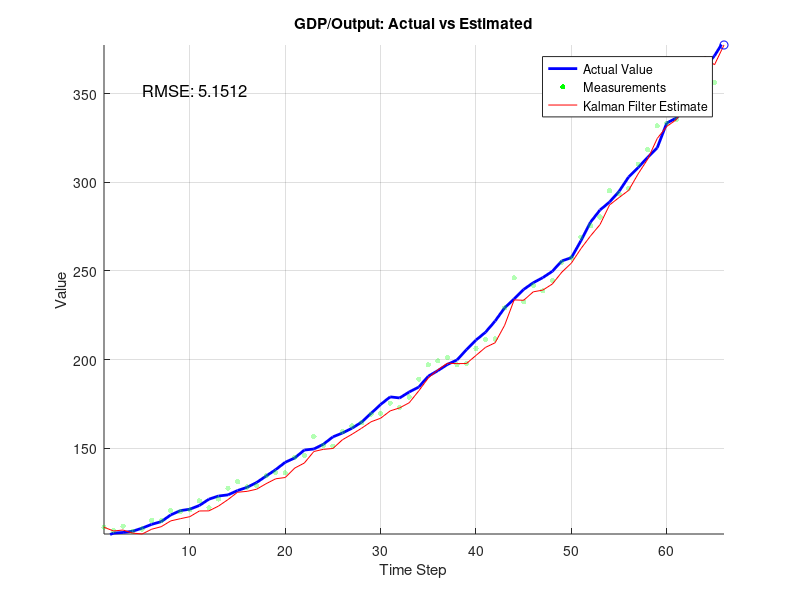

Source code (MATLAB): (Note: this script raises an error after producing the figure.)
% Unscented Kalman Filter (UKF) for Economic Tracking with Comet Plot Animation
clear; clc;close all;

% Read the CSV and Excel files
try
    % Import data using readtable for CSV files and readmatrix for Excel
    depreciation_data = readtable('Y0000C1Q027SBEA.csv');
    savings_data = readtable('PSAVERT.csv');
    labour_data = readtable('LFACTTTTUSM647S.csv');
    labour_growth_data = readtable('LABOUR_GROWTH_RATE.xlsx');
    output_data = readtable('GDPC1.csv');
    productivity_data = readtable('RTFPNAUSA632NRUG.csv');
    capital_data = readtable('RKNANPUSA666NRUG.csv');
    
    % Extract the last columns (values) - taking only the first 66 rows
    depreciation = depreciation_data{1:66, end};
    savings = savings_data{1:66, end};
    labour = labour_data{1:66, end};
    labour_growth = labour_growth_data{1:66, end};
    output = output_data{1:66, end};
    productivity = productivity_data{1:66, end};
    capital = capital_data{1:66, end};
    
    % Number of time steps
    N = 66;
    
    % Assemble all variables into a combined state vector
    % State vector: [output, labour, capital, depreciation, savings, productivity, labour_growth]
    x_true = [output, labour, capital, depreciation, savings, productivity, labour_growth]';
    
    % Create measurements with some noise
    rng(42); % Set random seed for reproducibility
    noise_level = 0.02; % 2% noise
    z_meas = x_true .* (1 + noise_level * randn(size(x_true)));
    
    disp('Successfully loaded CSV files.');
    
catch
    % If files not found or error reading, create simulated data
    disp('Error reading CSV files. Using simulated data instead.');
    
    % Simulation parameters
    N = 66;
    
    % Initial state values
    initial_state = [100; 50; 200; 0.1; 8; 1; 0.02]; 
    % [Output, Labour, Capital, Depreciation, Savings, Productivity, Labour Growth]
    
    % Create simulated data
    x_true = zeros(7, N);
    x_true(:,1) = initial_state;
    
    % Simple simulation model
    for k = 2:N
        % Simple economic model with some random growth/fluctuation
        growth_factors = [0.02; 0.01; 0.015; 0.001; 0.005; 0.01; 0.002];
        noise_factors = [0.01; 0.005; 0.008; 0.002; 0.01; 0.005; 0.001];
        
        growth_rate = noise_factors .* randn(7,1) + growth_factors;
        x_true(:,k) = x_true(:,k-1) .* (1 + growth_rate);
    end
    
    % Create noisy measurements
    z_meas = x_true .* (1 + 0.02 * randn(size(x_true)));
end

% Normalize data to avoid numerical issues
x_mean = mean(x_true, 2);
x_std = std(x_true, 0, 2);

x_true_norm = zeros(size(x_true));
z_meas_norm = zeros(size(z_meas));

for i = 1:size(x_true, 1)
    x_true_norm(i,:) = (x_true(i,:) - x_mean(i)) / x_std(i);
    z_meas_norm(i,:) = (z_meas(i,:) - x_mean(i)) / x_std(i);
end

% Initialize UKF for all variables
n = size(x_true, 1); % State dimension
x_est_norm = zeros(size(x_true_norm));
x_est_norm(:,1) = z_meas_norm(:,1); % Initialize with first measurement
P = eye(n); % Initial covariance matrix

% Process and measurement noise covariance matrices
Q = diag(0.01 * ones(1, n)); % Process noise
R = diag(0.02 * ones(1, n)); % Measurement noise

% Define state transition function for normalized economic variables
% This is a simple model relating the variables
f = @(x) [
    x(1) + 0.05*x(3) - 0.02*x(2);                % Output: influenced by capital and labor
    x(2) + 0.01*x(1) - 0.01*x(7);                % Labour: influenced by output and labour growth
    x(3) + 0.03*x(1) - 0.01*x(4);                % Capital: influenced by output and depreciation
    x(4) + 0.01*x(3) - 0.005*x(1);               % Depreciation: influenced by capital and output
    x(5) + 0.02*x(1) - 0.01*x(2);                % Savings: influenced by output and labour
    x(6) + 0.01*x(1) + 0.01*x(3) - 0.02*x(2);    % Productivity: influenced by output, capital and labour
    x(7) + 0.01*x(6) - 0.005*x(5);               % Labour growth: influenced by productivity and savings
    ];

% Define direct measurement function
h = @(x) x; % Direct measurement of all state variables

% UKF parameters
alpha = 1e-3;   % Determines spread of sigma points around mean
kappa = 0;      % Secondary scaling parameter
beta = 2;       % Incorporates prior knowledge of distribution (2 is optimal for Gaussian)
lambda = alpha^2 * (n + kappa) - n;
gamma = sqrt(n + lambda);

% Calculate weights for mean and covariance
Wm = zeros(2*n + 1, 1); % Weights for mean
Wc = zeros(2*n + 1, 1); % Weights for covariance

Wm(1) = lambda / (n + lambda);
Wc(1) = lambda / (n + lambda) + (1 - alpha^2 + beta);

for i = 2:(2*n + 1)
    Wm(i) = 1 / (2 * (n + lambda));
    Wc(i) = 1 / (2 * (n + lambda));
end

% Run the UKF algorithm
for k = 2:N
    % Get current measurement
    z = z_meas_norm(:, k);
    
    % Get previous state estimate and covariance
    x = x_est_norm(:, k-1);
    
    % Generate sigma points
    sigma_points = zeros(n, 2*n + 1);
    
    % Mean as the first sigma point
    sigma_points(:, 1) = x;
    
    % Calculate square root of P (using Cholesky decomposition)
    A = chol(P)';
    
    % Generate remaining sigma points
    for i = 1:n
        sigma_points(:, i+1) = x + gamma * A(:, i);
        sigma_points(:, i+1+n) = x - gamma * A(:, i);
    end
    
    % Propagate sigma points through state transition function
    sigma_points_pred = zeros(n, 2*n + 1);
    for i = 1:(2*n + 1)
        sigma_points_pred(:, i) = f(sigma_points(:, i));
    end
    
    % Calculate predicted mean
    x_pred = zeros(n, 1);
    for i = 1:(2*n + 1)
        x_pred = x_pred + Wm(i) * sigma_points_pred(:, i);
    end
    
    % Calculate predicted covariance
    P_pred = zeros(n, n);
    for i = 1:(2*n + 1)
        diff = sigma_points_pred(:, i) - x_pred;
        P_pred = P_pred + Wc(i) * (diff * diff');
    end
    P_pred = P_pred + Q;
    
    % Propagate sigma points through measurement function
    sigma_z = zeros(n, 2*n + 1);
    for i = 1:(2*n + 1)
        sigma_z(:, i) = h(sigma_points_pred(:, i));
    end
    
    % Calculate predicted measurement mean
    z_pred = zeros(n, 1);
    for i = 1:(2*n + 1)
        z_pred = z_pred + Wm(i) * sigma_z(:, i);
    end
    
    % Calculate innovation covariance
    S = zeros(n, n);
    for i = 1:(2*n + 1)
        diff = sigma_z(:, i) - z_pred;
        S = S + Wc(i) * (diff * diff');
    end
    S = S + R;
    
    % Calculate cross-correlation matrix
    P_xz = zeros(n, n);
    for i = 1:(2*n + 1)
        diff_x = sigma_points_pred(:, i) - x_pred;
        diff_z = sigma_z(:, i) - z_pred;
        P_xz = P_xz + Wc(i) * (diff_x * diff_z');
    end
    
    % Calculate Kalman gain
    K = P_xz / S;
    
    % Update state estimate and covariance
    x_est_norm(:, k) = x_pred + K * (z - z_pred);
    P = P_pred - K * S * K';
end

% Denormalize the estimates
x_est = zeros(size(x_est_norm));
for i = 1:size(x_true, 1)
    x_est(i,:) = x_est_norm(i,:) * x_std(i) + x_mean(i);
end

% Create time vector
time = 1:N;

% Variable names for plots
variable_names = {'GDP/Output', 'Labour', 'Capital', 'Depreciation', 'Savings Rate', 'Productivity', 'Labour Growth Rate'};

% Calculate overall RMSE for each variable
rmse_values = zeros(size(x_true, 1), 1);
for i = 1:size(x_true, 1)
    rmse_values(i) = sqrt(mean((x_true(i,:) - x_est(i,:)).^2));
end

% Display RMSE values
fprintf('RMSE Values:\n');
for i = 1:size(x_true, 1)
    fprintf('%s: %.4f\n', variable_names{i}, rmse_values(i));
end

% Create individual plots with comet animation
for i = 1:size(x_true, 1)
    figure('Name', variable_names{i}, 'Position', [100*i, 100*i, 800, 400]);
    
    % Set up the plot and axes
    hold on;
    plot(time, x_true(i,:), 'b-', 'LineWidth', 2);
    scatter(time, z_meas(i,:), 15, 'g', 'filled', 'MarkerFaceAlpha', 0.3);
    
    title([variable_names{i}, ': Actual vs Estimated']);
    xlabel('Time Step');
    ylabel('Value');
    grid on;
    
    % Calculate and display RMSE
    rmse = sqrt(mean((x_true(i,:) - x_est(i,:)).^2));
    text(5, min(x_true(i,:)) + 0.9*(max(x_true(i,:)) - min(x_true(i,:))), ...
        ['RMSE: ', num2str(rmse, '%.4f')], 'FontSize', 12);
    
    % Run comet animation for the estimate
    comet(time, x_est(i,:), 0.);
    
    % Add legend after animation completes
    legend('Actual Value', 'Measurements', 'Kalman Filter Estimate', 'Location', 'best');
    
    % Improve formatting for readability
    ax = gca;
    ax.FontSize = 12;
    ax.LineWidth = 1.5;
end

% Create a combined figure with normalized data and comet animation
figure('Name', 'All Variables Normalized', 'Position', [100, 100, 1000, 600]);

% Normalize data for plotting
norm_true = zeros(size(x_true));
norm_est = zeros(size(x_est));

for i = 1:size(x_true, 1)
    norm_true(i,:) = (x_true(i,:) - min(x_true(i,:))) / (max(x_true(i,:)) - min(x_true(i,:)));
    norm_est(i,:) = (x_est(i,:) - min(x_true(i,:))) / (max(x_true(i,:)) - min(x_true(i,:)));
end

% Create 2x4 subplot grid for all variables
for i = 1:size(x_true, 1)
    subplot(2, 4, i);
    
    % Plot true values first
    plot(time, norm_true(i,:), 'b-', 'LineWidth', 1.5);
    hold on;
    
    % Scatter plot for measurements
    scatter(time, (z_meas(i,:) - min(x_true(i,:))) / (max(x_true(i,:)) - min(x_true(i,:))), 10, 'g', 'filled', 'MarkerFaceAlpha', 0.3);
    
    title(variable_names{i});
    if i > 4 % Only add x-labels to bottom row
        xlabel('Time Step');
    end
    ylabel('Normalized Value');
    grid on;
    
    % Only add legend to the first subplot
    if i == 1
        legend('Actual', 'Measurements', 'Estimate', 'Location', 'best');
    end
end

% Adjust layout
set(gcf, 'Color', 'b');
sgtitle('Normalized Economic Variables: Actual vs Estimated', 'FontSize', 14);

% Run comet animation for each subplot
for i = 1:size(x_true, 1)
    subplot(2, 4, i);
    comet(time, norm_est(i,:), 0.1);
end